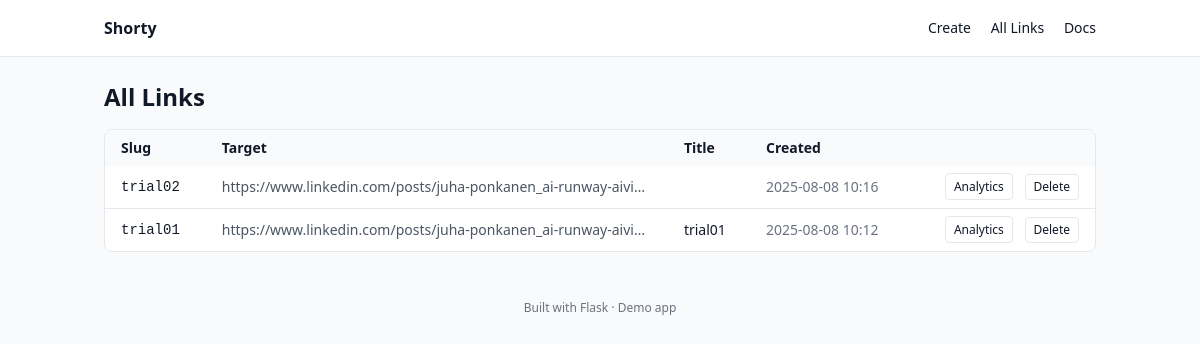
/admin/links, run on the app's committed database.
### app.py (models this page shows)
class Link(db.Model):
    __tablename__ = "links"
    id = db.Column(db.Integer, primary_key=True)
    slug = db.Column(db.String(64), unique=True, nullable=False, index=True)
    target_url = db.Column(db.Text, nullable=False)
    title = db.Column(db.String(255))
    created_at = db.Column(db.DateTime, default=datetime.utcnow, nullable=False)
    clicks = db.relationship("Click", backref="link", lazy=True, cascade="all,delete")

### app.py (the view)
@app.get("/admin/links")
def admin_links():
    if not is_admin(request):
        abort(403)
    links = Link.query.order_by(Link.created_at.desc()).all()
    return render_template("links.html", links=links, base_url=BASE_URL, admin_token=ADMIN_TOKEN)

### app.py (called while the page is built)
def is_admin(req):
    if not ADMIN_TOKEN:
        return True  # no token set -> open (for demos). Set ADMIN_TOKEN to lock down.
    token = req.args.get("token") or req.headers.get("X-Admin-Token")
    return token == ADMIN_TOKEN

@app.before_request
def init_db_once():
    if not hasattr(app, "_db_initialized"):
        db.create_all()
        app._db_initialized = True

### templates/links.html (shortened to what this page needs)
{% extends "base.html" %}
{% block content %}
<h1 class="text-2xl font-semibold mb-4">All Links</h1>
<div class="bg-white border rounded-lg overflow-hidden">
  <table class="min-w-full text-sm">
    <thead class="bg-gray-50 text-left">
      <tr>
        <th class="px-4 py-2">Slug</th>
        <th class="px-4 py-2">Target</th>
        <th class="px-4 py-2">Title</th>
        <th class="px-4 py-2">Created</th>
        <th class="px-4 py-2"></th>
      </tr>
    </thead>
    <tbody class="divide-y">
      {% for l in links %}
      <tr>
        <td class="px-4 py-2 font-mono"><a class="hover:underline" target="_blank" href="/{{ l.slug }}">{{ l.slug }}</a></td>
        <td class="px-4 py-2 max-w-[26rem] truncate text-gray-600">{{ l.target_url }}</td>
        <td class="px-4 py-2">{{ l.title or "" }}</td>
        <td class="px-4 py-2 text-gray-500">{{ l.created_at.strftime('%Y-%m-%d %H:%M') }}</td>
        <td class="px-4 py-2 text-right">
          <a class="border rounded px-2 py-1 text-xs" href="/stats/{{ l.slug }}{% if admin_token %}?token={{ admin_token }}{% endif %}">Analytics</a>
          <form method="post" action="/admin/delete/{{ l.slug }}" style="display:inline" onsubmit="return confirm('Delete {{ l.slug }}?')">
            <button class="ml-2 border rounded px-2 py-1 text-xs">Delete</button>
          </form>
        </td>
      </tr>
      {% endfor %}
    </tbody>
  </table>
</div>
{% endblock %}

### data on the page
Link: slug "trial02", target_url "https://www.linkedin.com/posts/juha-ponkanen_ai-runway-aivi…", created_at "2025-08-08 10:16"
Link: slug "trial01", target_url "https://www.linkedin.com/posts/juha-ponkanen_ai-runway-aivi…", title "trial01", created_at "2025-08-08 10:12"
